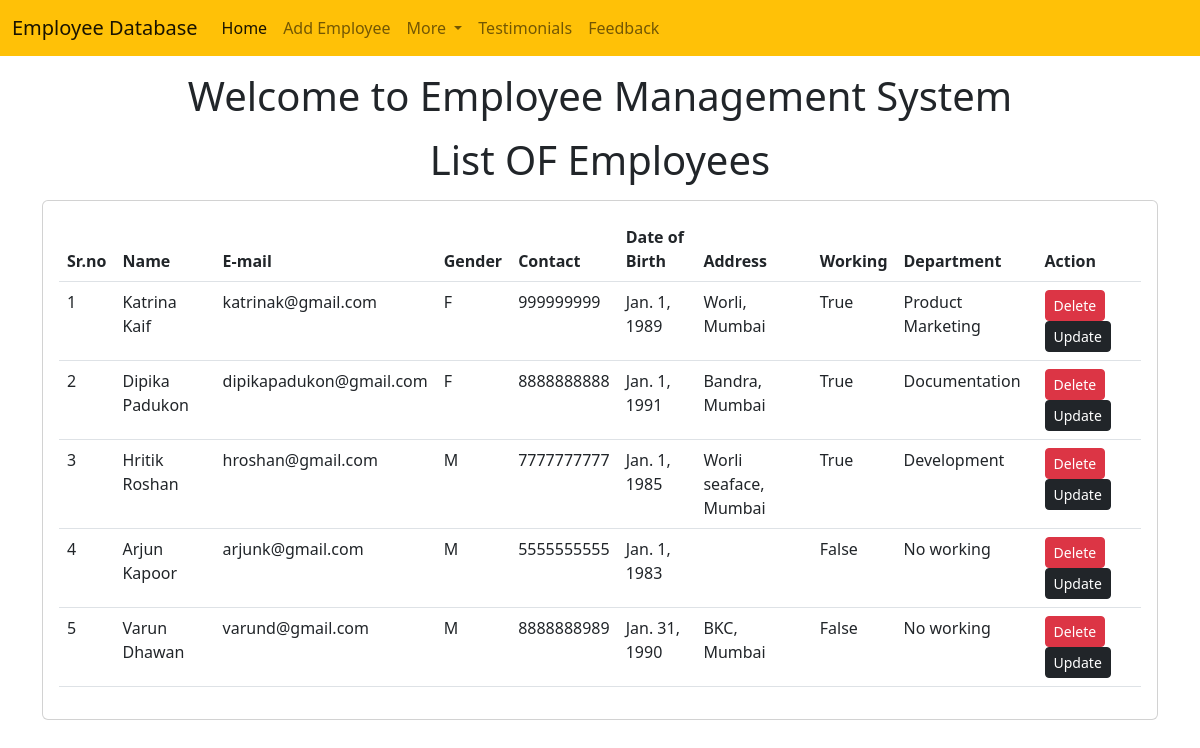
/employee/home/, run on the app's committed database.
### employee/models.py (models this page shows, shortened)
class Emp_data(models.Model):
    fname= models.CharField(max_length=30)
    lname= models.CharField(max_length=30)
    email= models.CharField(max_length=40)
    GENDER_CHOICES = [
        ('M', 'Male'),
        ('F', 'Female'),
    ]
    gender = models.CharField(max_length=1, choices=GENDER_CHOICES)
    contact= models.IntegerField()
    dob = models.DateField(verbose_name='Date of Birth')
    address =models.CharField(max_length=200)
    working = models.BooleanField(default=True)
    department = models.CharField(max_length=200,null=True)

### employee/views.py (the view)
# urls.py: path("home/",employee_home),
def employee_home(request):
    emps=Emp_data.objects.all()
    return render(request, "employee/home.html",{
        'emps':emps
    })

### templates/employee/home.html (shortened to what this page needs)
<!doctype html>
<html lang="en">
  <head>
    <link href="https://cdn.jsdelivr.net/npm/bootstrap@5.2.3/dist/css/bootstrap.min.css" rel="stylesheet">
  </head>
  <body>
    {% include 'employee/navbar.html' %}
    <h1 class= "text-center my-3"><center>Welcome to Employee Management System</center></h1>
    <h1 class= "text-center my-3"><center>List OF Employees</center></h1>
    <div class="container">
      <div class="row">
        <div class="col-md-12">
            <div class="card">
              <div class="card-body">
                <table class ="table">
                  <thead>
                    <tr>
                      <th>Sr.no</th>
                      <th>Name</th>
                      <th>E-mail</th>
                      <th>Gender</th>
                      <th>Contact</th>
                      <th>Date of Birth</th>
                      <th>Address</th>
                      <th>Working</th>
                      <th>Department</th>
                      <th>Action</th>
                    </tr>
                  </thead>
                <tbody>
                  {% for e in emps %}
                  <td>{{forloop.counter}}</td>
                  <td>{{e.fname}} {{e.lname}}</td>
                  <td>{{e.email}}</td>
                  <td>{{e.gender}}</td>
                  <td>{{e.contact}}</td>
                  <td>{{e.dob}}</td>
                  <td>{{e.address}}</td>
                  <td>{{e.working}}</td>
                  <td>{{e.department}}</td>
                  <td>
                    <a href="/employee/delete-employee/{{e.id}}" class="btn btn-danger btn-sm">Delete</a>
                    <a href="/employee/update-employee/{{e.id}}" class="btn btn-dark btn-sm">Update</a>
                  </td>
                  {% endfor %}
                </tbody>
              </table>
              </div>
            </div>
        </div>
      </div>
    </div>
  </body>
</html>

### templates/employee/navbar.html (shortened to what this page needs)
<nav class="navbar navbar-expand-lg bg-warning">
    <div class="container-fluid">
      <a class="navbar-brand" href="#">Employee Database</a>
      <div class="collapse navbar-collapse" id="navbarSupportedContent">
        <ul class="navbar-nav me-auto mb-2 mb-lg-0">
          <li class="nav-item">
            <a class="nav-link active" aria-current="page" href="/employee/home">Home</a>
          </li>
          <li class="nav-item">
            <a class="nav-link" href="/employee/add-employee">Add Employee</a>
          </li>
          <li class="nav-item dropdown">
            <a class="nav-link dropdown-toggle" href="#" role="button" data-bs-toggle="dropdown" aria-expanded="false">
              More
            </a>
          </li>
          <li class="nav-item">
            <a class="nav-link" href="/employee/testimonials/">Testimonials</a>
          </li>
          <li class="nav-item">
            <a class="nav-link" href="/employee/feedback/">Feedback</a>
          </li>
        </ul>
      </div>
    </div>
  </nav>

### data on the page
Emp_data: fname "Katrina", lname "Kaif", email "katrinak@gmail.com", gender "F", contact "999999999", dob "Jan. 1, 1989", address "Worli, Mumbai", working "True", department "Product Marketing"
Emp_data: fname "Dipika", lname "Padukon", email "dipikapadukon@gmail.com", gender "F", contact "8888888888", dob "Jan. 1, 1991", address "Bandra, Mumbai", working "True", department "Documentation"
Emp_data: fname "Hritik", lname "Roshan", email "hroshan@gmail.com", gender "M", contact "7777777777", dob "Jan. 1, 1985", address "Worli seaface, Mumbai", working "True", department "Development"
Emp_data: fname "Arjun", lname "Kapoor", email "arjunk@gmail.com", gender "M", contact "5555555555", dob "Jan. 1, 1983", working "False", department "No working"
Emp_data: fname "Varun", lname "Dhawan", email "varund@gmail.com", gender "M", contact "8888888989", dob "Jan. 31, 1990", address "BKC, Mumbai", working "False", department "No working"
